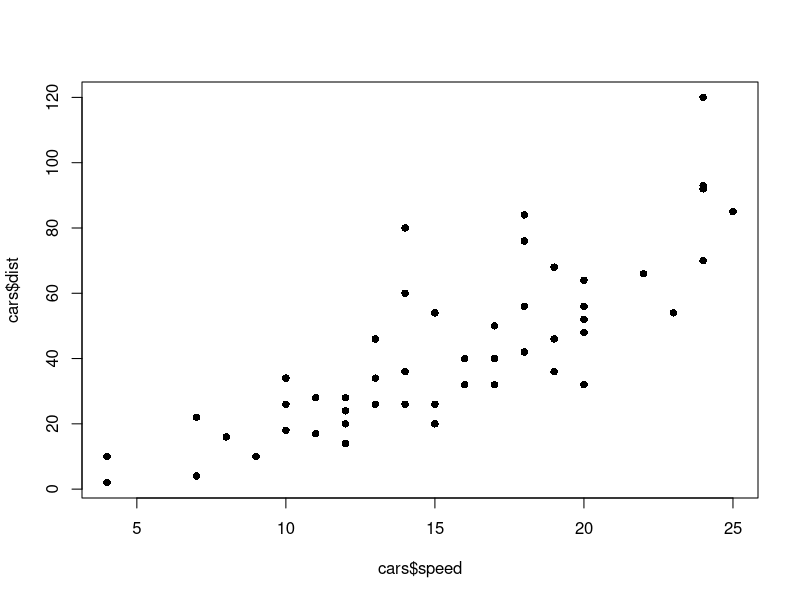
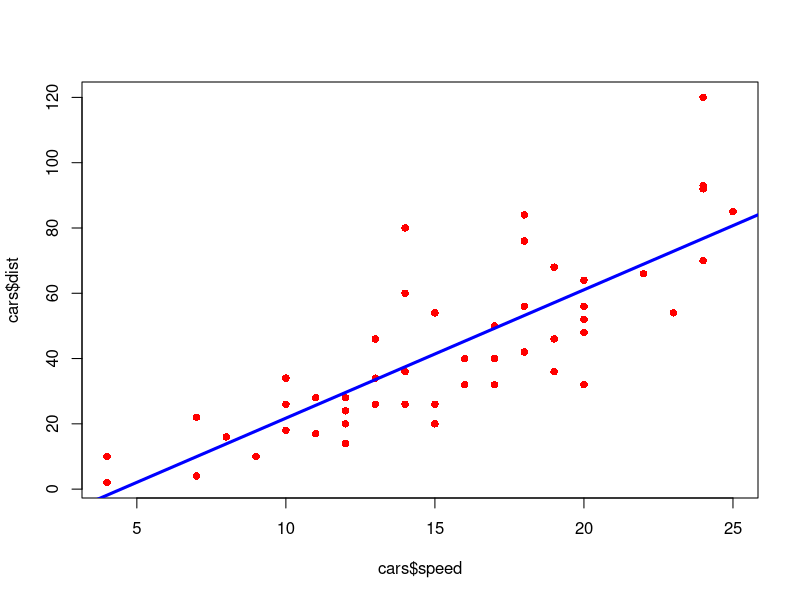
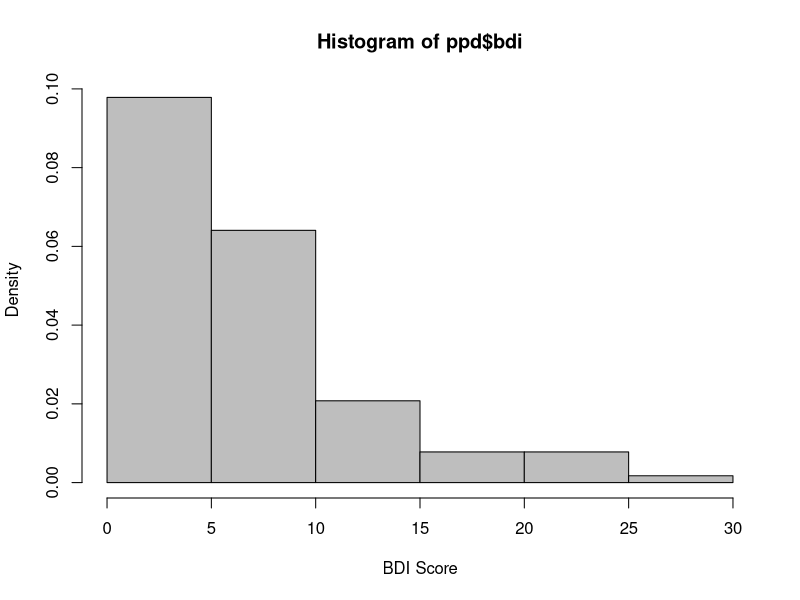

Write the R code that produced these figures, in order. (Note: this script raises an error after producing the figures.)
# Bootstrap Tutorial 1
#
# Just Enough R to Follow Along (boot_just_enough.R)
#
# Matthew D. Turner & Jessica A. Turner
#       Department of Psychology
#       Georgia State University
#
# 2018.02.20

# Basic R Syntax is like a calculator but with lists and statistical
# functions:

2 + 2

x  = 10
y <- 20   # You can use = or <- to set values to variables
x + y

# List of numbers
#
# This uses the c() function which makes lists of things,
# we will use this again later!

x = c(1,2,3,4,5)
x

x = 1:10  # shorthand for "all whole numbers from 1 to 10, inclusive"
x

# Simple functions

mean(x)
median(x)
sd(x)

z = (x - mean(x))/sd(x)
z

t.test(x)

# Libraries add functions to do more things, and often include data
# that can be used for practice or learning new tools. We will use
# the data set "cars" which gives stopping distance versus speed for
# 50 observations.

library(boot)  # Load the tools for bootstrapping
data(cars)     # Load the data set "cars" of speeds and distances

# Data Frames (df) are like mini-spreadsheets inside of R and are the
# most common way to store data for analysis.

cars          # Type name of the df to see it all...
head(cars)    #    ...or head() to see just the top

# We need to specify the variables AND their df's to do things!

cor(cars$speed, cars$dist)             # format: df$variable
cor.test(cars$speed, cars$dist)
plot(cars$speed, cars$dist, pch = 16)  # "pch=16" for solid dots

# Linear models are specified by listing the dependent variable,
# followed by a tilde, followed by the dependent variables separated
# by +, :, or * depending on which interactions you want.
#
#     ***** PDF of Formula Language *****
#
# Here is a simple regression of stopping distance on speed or
# dist ~ speed

dos = lm(dist ~ speed, data = cars)  # data=cars replaces $'s in lm
summary(dos)

# Regression figure:

plot(cars$speed, cars$dist, pch=16, col="red")  # col is color
abline(dos, col="blue", lwd=3)                  # lwd is line width

# Indexing Data Frames (Important!)
#
# Data frames may be indexed in VERY flexible ways:

head(cars)

cars[1,]      # First row of cars (blank after comma)
cars[3,2]     # Third row, second column of cars
cars[1:5,]    # The first five rows of cars (blank after comma)
cars[,2]      # ALL the distances (2nd column; blank BEFORE comma)

cars[c(3,3,3),]   # You have to do this, not in your copies!

# Make a RANDOM sample of INDICES:

set.seed(100)

sample(1:5, 2, replace=TRUE)    # Sample with replacement
sample(1:5, 2, replace=TRUE)    # from the set {1, 2, 3, 4, 5}
sample(1:5, 2, replace=TRUE)    # sample 2 values
sample(1:5, 2, replace=TRUE)

sample(1:5, 2, replace=FALSE)   # Sample without replacement (default)
sample(1:5, 2, replace=FALSE)
sample(1:5, 2)                  # Same as replace=FALSE
sample(1:5, 2)

# How "big" is cars?

dim(cars)     # dim is dimension (rows, columns) of cars

dim(cars)[1]  # rows
dim(cars)[2]  # columns

j = sample(1:50, 10)  # 1:50 is list of numbers from 1 to 50
j

# Then get these rows! (In bootstrapping we do this a LOT! But WITH
# replacement!!) Note the comma with nothing after it below, it is
# important and we use it later on today!

cars[j,]  # note the first column is the values of j;
          # you used those as indices to the data


# Loading data from CSV (comma separated value) files is easy, and
# Excel can export to these. We will use some data from the
# Personality Project (http://personality-project.org/index.html)
# specifically a set of 231 measurements of 13 assessments.
#
# The original data is located at:
# http://personality-project.org/r/datasets/maps.mixx.epi.bfi.data --
# R can read data off of the internet, but for today we copied the
# data to a file and gave it to you:

ppd = read.csv("pp_data.csv")  # If this fails, change directory!
head(ppd)
summary(ppd)

# We will look at bdi (Beck Depression Inventory) as a function of two
# measures of anxiety (state and trait) later today.
#
# For now, let's just look at the bdi

mean(ppd$bdi)
hist(ppd$bdi, probability = TRUE, col="grey", xlab="BDI Score")

# Normal CI for this mean
#
# For more: http://www.cyclismo.org/tutorial/R/confidence.html
#
# Let's pull out the BDI scores to make this easier to type:

bdi = ppd$bdi

# Then get the statistics:

n   = length(bdi)
m   = mean(bdi)
s   = sd(bdi)

# The normal CI for a mean is mean +/- z(alpha/2)*SE where the SE is
# the standard error of the mean. That is just the standard deviation
# of the data, divided by the square root of the sample size:

SE = s/sqrt(n)

# From stats class you may recall that for a 95% CI, the critical z
# values are +/- 1.96. Later we will get this from R's built in
# tables, but for now we just know it.

LB = m - 1.96*SE
UB = m + 1.96*SE

# Print the interval for the mean:
#
# This is not necessary, but we can print the lower and upper bound
# like an interval:

c(LB, UB)

# Functions
#
# In R users can create new functions to wrap up processes as new
# commands. We need to do a little of this to do bootstrapping,
# specifically we have to wrap our statistic inside a function that is
# given to the boot() function.

# Square a number:

2*2
square(2)

# This is not a thing, yet!

square = function(x){
    x*x
    }

square(2)
square(456.33)

456.33*456.33

# For bootstraps we always write a function, and it usually looks like
# this:

usualfunction = function(d,i){
    do_something(d[i])
}

# Where do_something is a "statistic", d is the data set, and i is a
# set of indices (as above)
#
# So:

meanie   = function(d,i){   # compute the mean
    mean(d[i])
}
medianie = function(d,i){   # compute the median
    median(d[i])
}

meanie(cars$dist, 3:10)

mean(cars$dist[3:10])       # for comparison

pearson_r_general = function(d,i){   # this will only work for a
    cor(d$x[i], d$y[i])              # dataset that has columns
}                                    # named x and y !!!

# We set up functions that are SPECIFIC to a given data set when
# bootstrapping. For the cars data above, the two variables are called
# speed and dist:

pearson_r_cars = function(d,i){
    cor(d$speed[i],d$dist[i])     # Note the names here!
}

j = sample(1:50, 50, replace=TRUE)
j                                  # Note the repeats!
pearson_r_cars(cars, j)            # Do it again and it changes

library(boot)
results = boot(cars, pearson_r_cars, 2000)
boot.ci(results)

# EOF